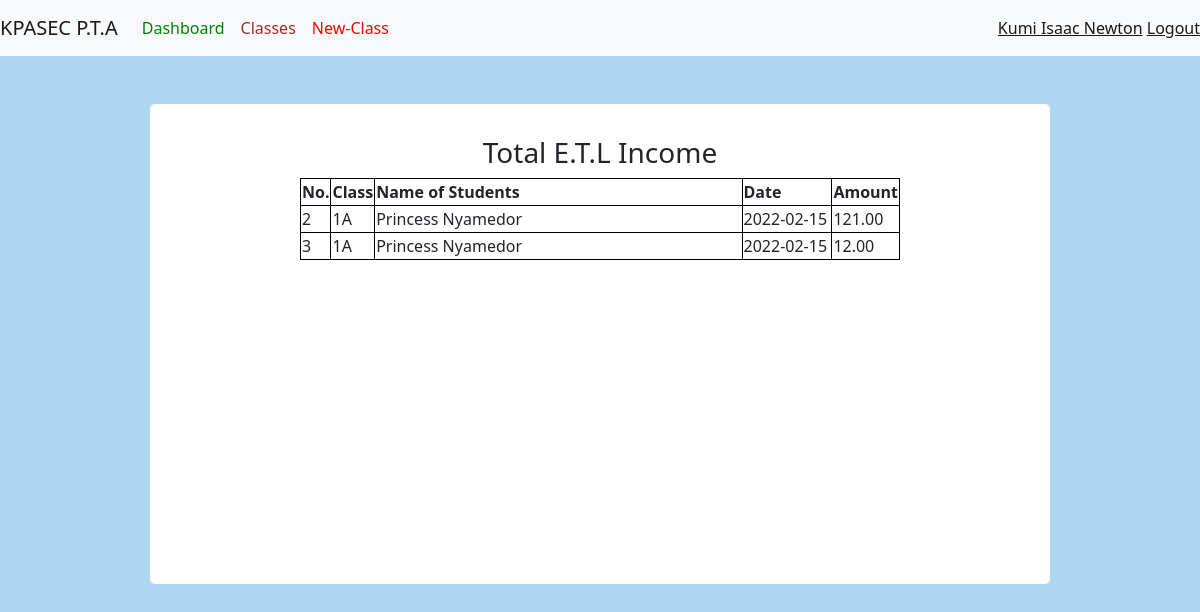
/accountant_dashboard/total_etl_income (signed in), run on the app's committed database.
### app.py (models this page shows, shortened)
class User(db.Model, UserMixin):
	__bind_key__ = "kpasec"
	id = db.Column(db.Integer, primary_key=True)
	date = db.Column(db.DateTime, default = datetime.utcnow())
	username = db.Column(db.String(80), unique=False, nullable=False)
	email = db.Column(db.String(120), unique=True, nullable=False)
	password = db.Column(db.String(120), nullable=False)
	is_admin = db.Column(db.Boolean,  default=False)
	function = db.Column(db.String(120))
	approval = db.Column(db.Boolean, default=False)

class ETLIncome(db.Model):
	__bind_key__ = "kpasec"
	id = db.Column(db.Integer, primary_key=True)
	date = db.Column(db.DateTime, default = datetime.utcnow())
	amount = db.Column(db.Integer)
	tx_id = db.Column(db.String(16))
	semester = db.Column(db.String(10), nullable = False)
	mode_of_payment = db.Column(db.String(20))
	category = db.Column(db.String(20), default="revenue")
	student_id = db.Column(db.String(10), db.ForeignKey('student.id'))#Here we reference the table name

class Student(db.Model):
	__bind_key__ = "kpasec"
	id = db.Column(db.Integer, primary_key=True)
	date = db.Column(db.DateTime, default = datetime.utcnow())
	date_admitted = db.Column(db.DateTime)
	fullname = db.Column(db.String(80), unique=False, nullable=False)
	date_of_birth = db.Column(db.String(10), unique=True)
	class1 = db.Column(db.String(10), unique=False, nullable=False)
	parent_contact = db.Column(db.String(12), nullable=False)
	phone = db.Column(db.String(12))
	id_number = db.Column(db.String(120), unique=True, nullable=False)
	status = db.Column(db.Boolean, default=True)
	pta = db.relationship('PTAIncome', backref='pta_payer', lazy=True)#Here we reference the class
	etl = db.relationship('ETLIncome', backref='etl_payer', lazy=True)
	payer = db.relationship('StudentPayments', backref='payer', lazy=True)

### app.py (the view)
@app.route("/accountant_dashboard/total_etl_income")
@login_required
def total_etl_income():
	if current_user.is_authenticated and current_user.approval:
		incomes = ETLIncome.query.all()
		return render_template("total_etl_income.html", incomes=incomes)
	else:
		abort(404)

### app.py (called while the page is built)
@app.template_filter()
def currencyFormat(value):
	value = float(value)
	if value >= 0:
		return "{:,.2f}".format(value)
	else:
		value2 = "{:,.2f}".format(value)
		return "("+value2[1:]+")"

@login_manager.user_loader
def load_user(user_id):
	return User.query.get(int(user_id))

### templates/total_etl_income.html (shortened to what this page needs)
{% extends "bootstrap.html" %}
{% block content %}
<!DOCTYPE html>
<html>
<head>
</head>
<body>
<header>
		<nav class="navbar navbar-expand-lg navbar-light bg-light">
			    <a class="navbar-brand" href="#">KPASEC P.T.A</a>
				<div class="collapse navbar-collapse" id="navbarText">
			      <ul class="navbar-nav me-auto mb-2 mb-lg-0">
			        <li class="nav-item">
			          <a class="nav-link active " aria-current="page" href="{{url_for('accountant_dashboard')}}" id="dash">Dashboard</a>
			        </li>
			        <li class="nav-item d-flex">
			          <a class="nav-link" href="#" id="lis">Classes</a>
			        </li>
			        <li class="nav-item">
			          <a class="nav-link " href="#" id="new-class">New-Class</a>
			        </li>
			      </ul>
			      <span class="navbar-text" >
			      	<a href="{{url_for('account')}}" class="nn">{{current_user.username}}</a>
			      	<a href="{{url_for('logout')}}">Logout</a>
			      </span>
			    </div>
			</nav>
	</header>
   <center>
   	<div class="ttable" id="cont1">
   		<h3 class="topp" style="padding-top:4vh">Total E.T.L Income </h3>
   		<table >
   			<tr>
   				<th class="non">No.</th>
   				<th class="foom">Class</th>
   				<th class="fom">Name of Students</th>
   				<th class="fomm">Date</th>
   				<th class="foomm">Amount</th>
   			</tr>
   			{% for income in incomes %}
   			   {% if income.category != 'charge'%}
   			<tr>
   				<td>{{loop.index}}</td>
   				<td class="fom">{{income.etl_payer.class1}}</td>
   				<td>{{income.etl_payer.fullname}}</td>
   				<td>{{income.date.date()}}</td>
   				<td>{{income.amount | currencyFormat}}</td>
   			</tr>
   			   {% endif %}
   			{% endfor %}
   		</table>
   	</div>
</center>
</body>
</html>
{% endblock %}

### templates/total_etl_income.html (style rules this page uses)
body { background: #AED6F1; }
table { width: 50vw; }
table tr th { border: 1px solid black; }
table tr td { border: 1px solid black; }
#lis { color: brown; }
#new-class { color: red; }
#dash { color: green; }
.ttable { width: 60vw; height: 60vh; background: white; border-radius: 5px; }
.ttable .foomm { width: 7%; }
.ttable .foom { width: 2%; }
.ttable .fomm { width: 15%; }
.ttable .non { width: 2%; }
@media (max-width: 1500px) { .ttable { width: 75vw; height: 60vh; background: white; } }

### data on the page
User: username "Kumi Isaac Newton"
ETLIncome: etl_payer.class1 "1A", etl_payer.fullname "Princess Nyamedor", date "2022-02-15", amount "121.00"
ETLIncome: etl_payer.class1 "1A", etl_payer.fullname "Princess Nyamedor", date "2022-02-15", amount "12.00"
